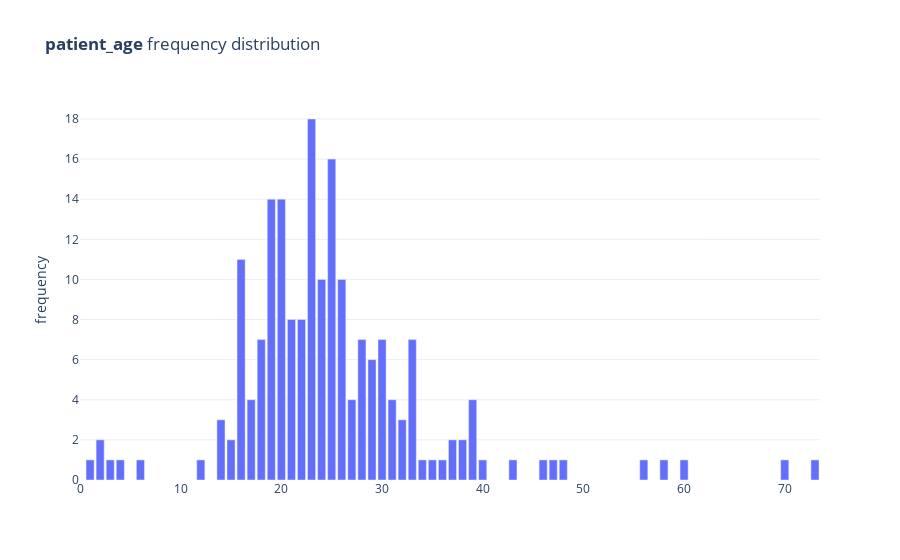

The cell this chart's notebook holds for it:
### Code cell
num_freq_plot(regexp_age_gender_3_extracts, 'patient_age')

### Figure 1 — Plotly figure (JSON) as saved in the notebook; plotly's stock layout.template omitted (floating-point values rounded to 4 significant figures)
{"data": [{"hovertemplate": "Value: %{x:,}<br>Frequency: %{y:,}<br><extra></extra>", "hovertext": [1, 2, 3, 4, 6, 12, 14, 15, 16, 17, 18, 19, 20, 21, 22, 23, 24, 25, 26, 27, 28, 29, 30, 31, 32, 33, 34, 35, 36, 37, 38, 39, 40, 43, 46, 47, 48, 56, 58, 60, 70, 73], "type": "bar", "x": [1, 2, 3, 4, 6, 12, 14, 15, 16, 17, 18, 19, 20, 21, 22, 23, 24, 25, 26, 27, 28, 29, 30, 31, 32, 33, 34, 35, 36, 37, 38, 39, 40, 43, 46, 47, 48, 56, 58, 60, 70, 73], "y": [1, 2, 1, 1, 1, 1, 3, 2, 11, 4, 7, 14, 14, 8, 8, 18, 10, 16, 10, 4, 7, 6, 7, 4, 3, 7, 1, 1, 1, 2, 2, 4, 1, 1, 1, 1, 1, 1, 1, 1, 1, 1]}], "layout": {"autosize": true, "plot_bgcolor": "#fff", "showlegend": false, "title": {"text": "<b>patient_age</b> frequency distribution"}, "xaxis": {"autorange": true, "range": [0, 73.5], "rangemode": "tozero", "type": "linear"}, "yaxis": {"autorange": true, "gridcolor": "#eee", "range": [0, 18.95], "rangemode": "tozero", "title": {"text": "frequency"}, "type": "linear"}}}
